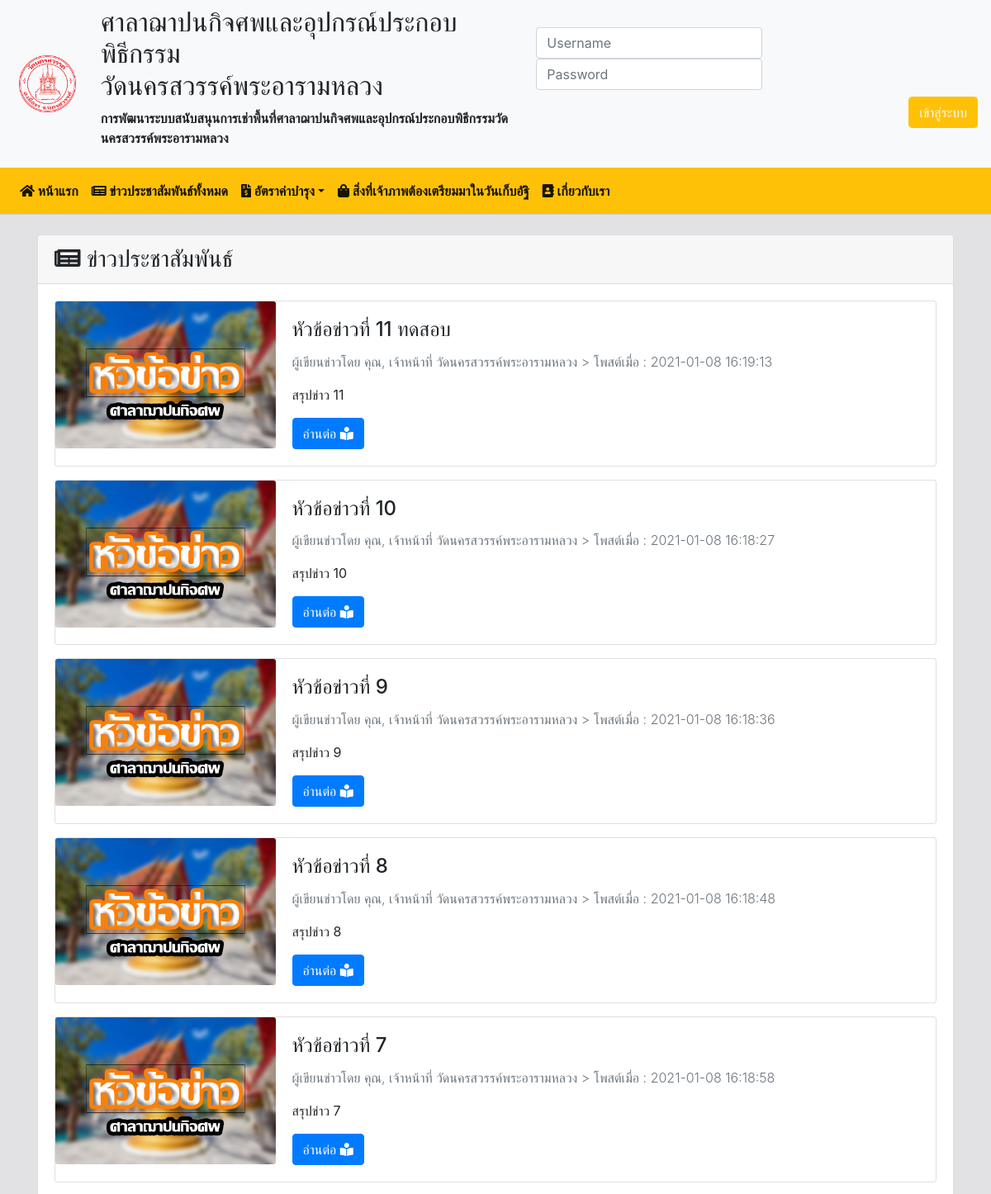
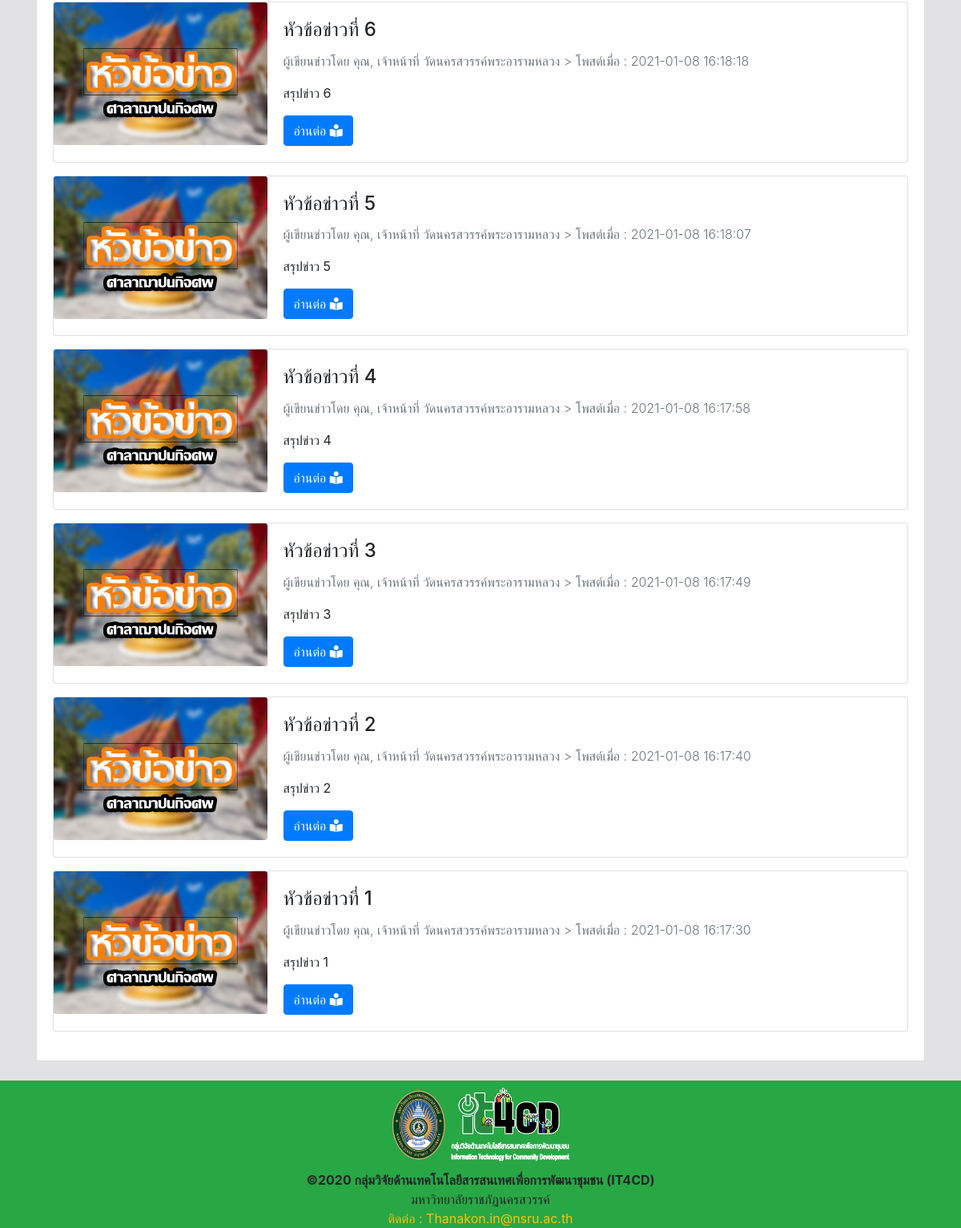
Page /index.php?p=0 on the committed database (2 pictures, top to bottom).
### tables this page shows
CREATE TABLE `news` (
  `id` int(10) NOT NULL,
  `news_title` varchar(250) NOT NULL,
  `news_summary` varchar(100) NOT NULL,
  `news_description` varchar(500) NOT NULL,
  `news_author` varchar(50) NOT NULL,
  `news_cover` varchar(50) NOT NULL,
  `nawe_creat` timestamp NOT NULL DEFAULT current_timestamp() ON UPDATE current_timestamp()
);

### news.php (the view)
<?php
    $slN_index = new DB_conn();
?>
<div class="container justify-content-center">
        <div class="card mt-4 mb-4">
        <div class="card-header">
            <h3 class="mb-0"><i class="fa fa-newspaper-o" aria-hidden="true"></i> ข่าวประชาสัมพันธ์</h3>
        </div>
        <div class="card-body">
        <?php
                                        $result = $slN_index->slN_index2();
                                        while($num = mysqli_fetch_array($result))
                                        {
                                        ?>
                                        <div class="card mb-3 max-w-100">
                                        <div class="row no-gutters">
                                             <div class="col-md-3">
                                             <img src="image/news/<?php echo $num['news_cover']; ?>" class="card-img w-100" title="...">
                                             </div>
                                             <div class="col-md-8">
                                            <div class="card-body">
                                            <div><h4 class="card-title"><?php echo $num['news_title']; ?></h4></div>
                                            <div> <p class="d-inline text-secondary font-weight-light">ผู้เขียนข่าวโดย คุณ, <?php echo $num['news_author']; ?> > โพสต์เมื่อ : <?php echo $num['nawe_creat']; ?></p> </div>
                                            <div class="mt-3"><p><?php echo $num['news_summary']; ?></p></div>
                                            <div class="row">
                                            <div class="col-12">
                                                <a href="index.php?p=readN&readN_page_id=<?php echo $num['id']; ?>" class="btn btn-primary">อ่านต่อ <i class="fas fa-book-reader"></i></a>
                                            </div>
                                        </div>
                                            </div>
                                            </div>
                                        </div>
                                        </div>
                                        <?php
                                        }
                                        ?>
        </div>
        </div>
</div>

### rows in the picture
news: news_cover (picture), news_title "หัวข้อข่าวที่ 11 ทดสอบ", news_author "เจ้าหน้าที่ วัดนครสวรรค์พระอารามหลวง", nawe_creat "2021-01-08 16:19:13", news_summary "สรุปข่าว 11"
news: news_cover (picture), news_title "หัวข้อข่าวที่ 10", news_author "เจ้าหน้าที่ วัดนครสวรรค์พระอารามหลวง", nawe_creat "2021-01-08 16:18:27", news_summary "สรุปข่าว 10"
news: news_cover (picture), news_title "หัวข้อข่าวที่ 9", news_author "เจ้าหน้าที่ วัดนครสวรรค์พระอารามหลวง", nawe_creat "2021-01-08 16:18:36", news_summary "สรุปข่าว 9"
news: news_cover (picture), news_title "หัวข้อข่าวที่ 8", news_author "เจ้าหน้าที่ วัดนครสวรรค์พระอารามหลวง", nawe_creat "2021-01-08 16:18:48", news_summary "สรุปข่าว 8"
news: news_cover (picture), news_title "หัวข้อข่าวที่ 7", news_author "เจ้าหน้าที่ วัดนครสวรรค์พระอารามหลวง", nawe_creat "2021-01-08 16:18:58", news_summary "สรุปข่าว 7"
news: news_cover (picture), news_title "หัวข้อข่าวที่ 6", news_author "เจ้าหน้าที่ วัดนครสวรรค์พระอารามหลวง", nawe_creat "2021-01-08 16:18:18", news_summary "สรุปข่าว 6"
news: news_cover (picture), news_title "หัวข้อข่าวที่ 5", news_author "เจ้าหน้าที่ วัดนครสวรรค์พระอารามหลวง", nawe_creat "2021-01-08 16:18:07", news_summary "สรุปข่าว 5"
news: news_cover (picture), news_title "หัวข้อข่าวที่ 4", news_author "เจ้าหน้าที่ วัดนครสวรรค์พระอารามหลวง", nawe_creat "2021-01-08 16:17:58", news_summary "สรุปข่าว 4"
news: news_cover (picture), news_title "หัวข้อข่าวที่ 3", news_author "เจ้าหน้าที่ วัดนครสวรรค์พระอารามหลวง", nawe_creat "2021-01-08 16:17:49", news_summary "สรุปข่าว 3"
news: news_cover (picture), news_title "หัวข้อข่าวที่ 2", news_author "เจ้าหน้าที่ วัดนครสวรรค์พระอารามหลวง", nawe_creat "2021-01-08 16:17:40", news_summary "สรุปข่าว 2"
news: news_cover (picture), news_title "หัวข้อข่าวที่ 1", news_author "เจ้าหน้าที่ วัดนครสวรรค์พระอารามหลวง", nawe_creat "2021-01-08 16:17:30", news_summary "สรุปข่าว 1"
